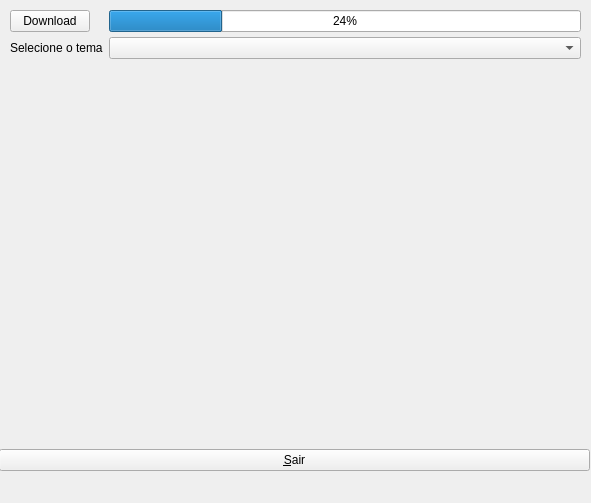
<?xml version="1.0" encoding="UTF-8"?>
<ui version="4.0">
 <class>MainWindow</class>
 <widget class="QMainWindow" name="MainWindow">
  <property name="geometry">
   <rect>
    <x>0</x>
    <y>0</y>
    <width>591</width>
    <height>503</height>
   </rect>
  </property>
  <property name="windowTitle">
   <string>Teste PyQt</string>
  </property>
  <widget class="QWidget" name="centralwidget">
   <widget class="QWidget" name="formLayoutWidget">
    <property name="geometry">
     <rect>
      <x>10</x>
      <y>10</y>
      <width>571</width>
      <height>60</height>
     </rect>
    </property>
    <layout class="QFormLayout" name="formLayout">
     <property name="fieldGrowthPolicy">
      <enum>QFormLayout::AllNonFixedFieldsGrow</enum>
     </property>
     <property name="verticalSpacing">
      <number>5</number>
     </property>
     <item row="0" column="0">
      <widget class="QPushButton" name="btn_download">
       <property name="text">
        <string>Download</string>
       </property>
      </widget>
     </item>
     <item row="0" column="1">
      <widget class="QProgressBar" name="progressBar">
       <property name="value">
        <number>24</number>
       </property>
      </widget>
     </item>
     <item row="1" column="0">
      <widget class="QLabel" name="label">
       <property name="text">
        <string>Selecione o tema</string>
       </property>
      </widget>
     </item>
     <item row="1" column="1">
      <widget class="QComboBox" name="comboBox_temas"/>
     </item>
    </layout>
   </widget>
   <widget class="QWidget" name="horizontalLayoutWidget">
    <property name="geometry">
     <rect>
      <x>-1</x>
      <y>420</y>
      <width>591</width>
      <height>80</height>
     </rect>
    </property>
    <layout class="QHBoxLayout" name="horizontalLayout">
     <item>
      <widget class="QPushButton" name="btn_sair">
       <property name="text">
        <string>&amp;Sair</string>
       </property>
      </widget>
     </item>
    </layout>
   </widget>
  </widget>
 </widget>
 <resources/>
 <connections>
  <connection>
   <sender>btn_sair</sender>
   <signal>clicked()</signal>
   <receiver>MainWindow</receiver>
   <slot>close()</slot>
   <hints>
    <hint type="sourcelabel">
     <x>552</x>
     <y>323</y>
    </hint>
    <hint type="destinationlabel">
     <x>302</x>
     <y>170</y>
    </hint>
   </hints>
  </connection>
 </connections>
</ui>
